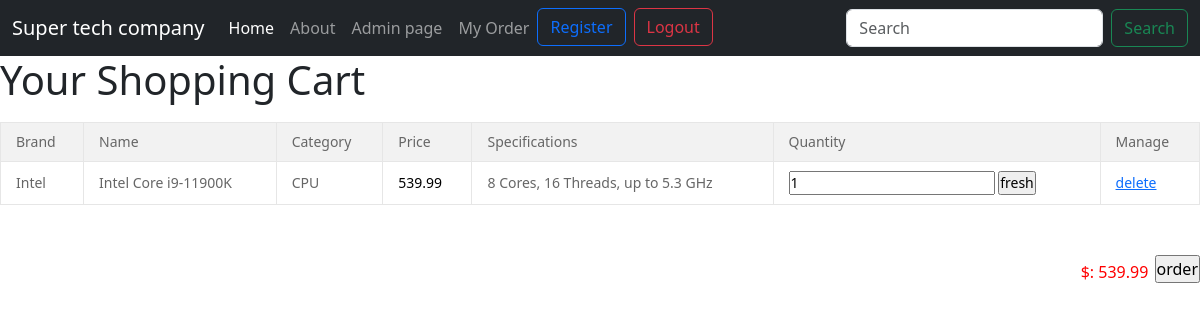
/cart.php (signed in), run on the app's committed database.
### tables this page shows
CREATE TABLE `cart_table` (
  `cart_ID` int(11) NOT NULL,
  `user_ID` int(11) NOT NULL,
  `product_ID` int(11) NOT NULL,
  `quantity` int(11) NOT NULL
);

CREATE TABLE `products` (
  `product_ID` int(11) NOT NULL,
  `name` varchar(255) NOT NULL,
  `brand` varchar(255) NOT NULL,
  `model` varchar(255) NOT NULL,
  `category` varchar(255) NOT NULL,
  `price` decimal(10,2) NOT NULL,
  `specifications` varchar(255) NOT NULL,
  `description` text NOT NULL,
  `stock` int(11) NOT NULL
);

### cart.php (the view, shortened to what this page needs)
<?php
require 'templates/server.php';
$uid =  mysqli_real_escape_string($conn, $_SESSION['uid']);
$sql = "SELECT * from cart_table
        INNER JOIN products ON products.product_ID = cart_table.product_ID
        WHERE user_id = '$uid'
        ORDER BY cart_id DESC";
$rs = mysqli_query($conn, $sql);
?>
<!DOCTYPE html>
<html lang="en">
<head>
    <link rel="stylesheet" href="css/layui.css">
    <link rel="stylesheet" href="css/cart.css">
</head>
<body onload="total()">
    <?php include 'templates/navbar.php'; ?>
    <h1>Your Shopping Cart</h1>
    <div class="cartList">
        <table class="layui-table layui-form" id="first">
            <thead>
                <tr>
                    <th>Brand</th>
                    <th>Name</th>
                    <th>Category</th>
                    <th>Price</th>
                    <th>Specifications</th>
                    <th>Quantity</th>
                    <th>Manage</th>
                </tr>
            </thead>
            <tbody>
                <?php
                while ($item = mysqli_fetch_assoc($rs)) {
                ?>
                    <tr>
                        <td><?= htmlspecialchars($item['brand']) ?></td>
                        <td><?= htmlspecialchars($item['name']) ?></td>
                        <td><?= htmlspecialchars($item['category']) ?></td>
                        <td>
                            <input type="text" name="price" value="<?= htmlspecialchars($item['price']) ?> " style="border: none;
    background: transparent;
    width: 45px;
    text-align: center;">
                        </td>
                        <td><?= htmlspecialchars($item['specifications']) ?></td>
                        <td>
                            <form action="cart.php?method=update&carid=<?= htmlspecialchars($item['cart_ID']) ?>" method="post">
                                <li><input type="text" name="amount" id="test" value="<?= htmlspecialchars($item['quantity']) ?>"> <input type="submit" value="fresh"></li>
                            </form>
                        </td>
                        <td><a href="cart.php?carid=<?= htmlspecialchars($item['cart_ID']) ?>&method=delete">delete</a></td>
                    </tr>
                <?php
                }
                ?>
            </tbody>
        </table>
        <ol>
            <form action="#" method="post">
                <li id="totalPrice">&nbsp;</li>
<input type="button" name="Submit" value="order" onclick="location.href='gocontact.php'">
            </form>
        </ol>
</body>
</html>

### css/layui.css (style rules this page uses)
h1,h2,h3,h4,h5,h6 { font-weight:400 }
blockquote,body,button,dd,div,dl,dt,form,h1,h2,h3,h4,h5,h6,input,li,ol,p,pre,td,textarea,th,ul { margin:0;padding:0;-webkit-tap-highlight-color:rgba(0,0,0,0) }
li { list-style:none }
table { border-collapse:collapse;border-spacing:0 }
button,input,optgroup,option,select,textarea { font-family:inherit;font-size:inherit;font-style:inherit;font-weight:inherit;outline:0 }
body { line-height:24px;font:14px Helvetica Neue,Helvetica,PingFang SC,Tahoma,Arial,sans-serif }
a { color:#333;text-decoration:none }
.layui-table,.layui-table-view { margin:10px 0 }
.layui-table { width:100%;background-color:#fff;color:#666 }
.layui-table tr { transition:all .3s;-webkit-transition:all .3s }
.layui-table th { text-align:left;font-weight:400 }
.layui-table tbody tr:hover,.layui-table thead tr,.layui-table-click,.layui-table-header,.layui-table-hover,.layui-table-mend,.layui-table-patch,.layui-table-tool,.layui-table-total,.layui-table-total tr,.layui-table[lay-even] tr:nth-child(even) { background-color:#f2f2f2 }
.layui-table td,.layui-table th,.layui-table-col-set,.layui-table-fixed-r,.layui-table-grid-down,.layui-table-header,.layui-table-page,.layui-table-tips-main,.layui-table-tool,.layui-table-total,.layui-table-view,.layui-table[lay-skin=line],.layui-table[lay-skin=row] { border-width:1px;border-style:solid;border-color:#e6e6e6 }
.layui-table td,.layui-table th { position:relative;padding:9px 15px;min-height:20px;line-height:20px;font-size:14px }

### css/cart.css (style rules this page uses)
body, ul, li, div, p, h1, h2, ol { margin: 0; padding: 0; }
ul, li, ol { list-style: none; }
.cartList { overflow: hidden; }
.cartList ol { float: right; clear: both; margin-top: 40px; }
.cartList ol li { float: left; }
.cartList ol li:nth-of-type(1) { color: #ff0000; width: 80px; height: 35px; line-height: 35px; text-align: center; }

### data on the page
cart_table: product_ID.brand "Intel", product_ID.name "Intel Core i9-11900K", product_ID.category "CPU", price "539.99", product_ID.specifications "8 Cores, 16 Threads, up to 5.3 GHz", amount "1"
